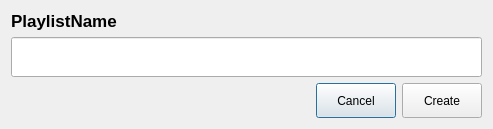
<?xml version="1.0" encoding="UTF-8"?>
<ui version="4.0">
 <class>DialogCreatePlayList</class>
 <widget class="QDialog" name="DialogCreatePlayList">
  <property name="geometry">
   <rect>
    <x>0</x>
    <y>0</y>
    <width>493</width>
    <height>127</height>
   </rect>
  </property>
  <property name="minimumSize">
   <size>
    <width>0</width>
    <height>0</height>
   </size>
  </property>
  <property name="maximumSize">
   <size>
    <width>16777215</width>
    <height>16777215</height>
   </size>
  </property>
  <property name="windowTitle">
   <string>Create Playlist</string>
  </property>
  <layout class="QGridLayout" name="gridLayout">
   <item row="2" column="0">
    <spacer name="horizontalSpacer">
     <property name="orientation">
      <enum>Qt::Horizontal</enum>
     </property>
     <property name="sizeHint" stdset="0">
      <size>
       <width>300</width>
       <height>20</height>
      </size>
     </property>
    </spacer>
   </item>
   <item row="2" column="1">
    <widget class="QPushButton" name="pushButtonCancel">
     <property name="minimumSize">
      <size>
       <width>0</width>
       <height>35</height>
      </size>
     </property>
     <property name="maximumSize">
      <size>
       <width>16777215</width>
       <height>35</height>
      </size>
     </property>
     <property name="text">
      <string>Cancel</string>
     </property>
    </widget>
   </item>
   <item row="2" column="2">
    <widget class="QPushButton" name="pushButtonCreate">
     <property name="minimumSize">
      <size>
       <width>0</width>
       <height>35</height>
      </size>
     </property>
     <property name="maximumSize">
      <size>
       <width>16777215</width>
       <height>35</height>
      </size>
     </property>
     <property name="text">
      <string>Create</string>
     </property>
    </widget>
   </item>
   <item row="1" column="0" colspan="3">
    <widget class="QLineEdit" name="lineEdit">
     <property name="minimumSize">
      <size>
       <width>0</width>
       <height>40</height>
      </size>
     </property>
    </widget>
   </item>
   <item row="0" column="0" colspan="3">
    <widget class="QLabel" name="label">
     <property name="font">
      <font>
       <pointsize>13</pointsize>
       <weight>75</weight>
       <bold>true</bold>
      </font>
     </property>
     <property name="text">
      <string>PlaylistName</string>
     </property>
    </widget>
   </item>
  </layout>
 </widget>
 <resources/>
 <connections/>
</ui>
